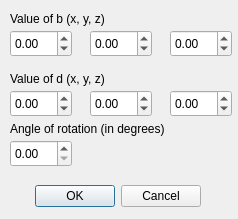
<?xml version="1.0" encoding="UTF-8"?>
<ui version="4.0">
 <class>DialogLine</class>
 <widget class="QDialog" name="DialogLine">
  <property name="geometry">
   <rect>
    <x>0</x>
    <y>0</y>
    <width>238</width>
    <height>219</height>
   </rect>
  </property>
  <property name="windowTitle">
   <string>Create a rotation</string>
  </property>
  <widget class="QDialogButtonBox" name="buttonBox">
   <property name="geometry">
    <rect>
     <x>20</x>
     <y>180</y>
     <width>181</width>
     <height>32</height>
    </rect>
   </property>
   <property name="orientation">
    <enum>Qt::Horizontal</enum>
   </property>
   <property name="standardButtons">
    <set>QDialogButtonBox::Cancel|QDialogButtonBox::Ok</set>
   </property>
  </widget>
  <widget class="QDoubleSpinBox" name="doubleSpinBox">
   <property name="geometry">
    <rect>
     <x>10</x>
     <y>30</y>
     <width>62</width>
     <height>27</height>
    </rect>
   </property>
   <property name="minimum">
    <double>-99999.000000000000000</double>
   </property>
   <property name="maximum">
    <double>99999.000000000000000</double>
   </property>
  </widget>
  <widget class="QDoubleSpinBox" name="doubleSpinBox_2">
   <property name="geometry">
    <rect>
     <x>90</x>
     <y>30</y>
     <width>62</width>
     <height>27</height>
    </rect>
   </property>
   <property name="minimum">
    <double>-9999.000000000000000</double>
   </property>
   <property name="maximum">
    <double>99999.000000000000000</double>
   </property>
   <property name="singleStep">
    <double>1.000000000000000</double>
   </property>
  </widget>
  <widget class="QDoubleSpinBox" name="doubleSpinBox_3">
   <property name="geometry">
    <rect>
     <x>170</x>
     <y>30</y>
     <width>62</width>
     <height>27</height>
    </rect>
   </property>
   <property name="minimum">
    <double>-99999.000000000000000</double>
   </property>
   <property name="maximum">
    <double>99999.000000000000000</double>
   </property>
  </widget>
  <widget class="QDoubleSpinBox" name="doubleSpinBox_4">
   <property name="geometry">
    <rect>
     <x>10</x>
     <y>90</y>
     <width>62</width>
     <height>27</height>
    </rect>
   </property>
   <property name="minimum">
    <double>-99999.000000000000000</double>
   </property>
   <property name="maximum">
    <double>99999.000000000000000</double>
   </property>
   <property name="value">
    <double>0.000000000000000</double>
   </property>
  </widget>
  <widget class="QDoubleSpinBox" name="doubleSpinBox_5">
   <property name="geometry">
    <rect>
     <x>90</x>
     <y>90</y>
     <width>62</width>
     <height>27</height>
    </rect>
   </property>
   <property name="minimum">
    <double>-99999.000000000000000</double>
   </property>
   <property name="maximum">
    <double>99999.000000000000000</double>
   </property>
  </widget>
  <widget class="QDoubleSpinBox" name="doubleSpinBox_6">
   <property name="geometry">
    <rect>
     <x>170</x>
     <y>90</y>
     <width>62</width>
     <height>27</height>
    </rect>
   </property>
   <property name="minimum">
    <double>-9999.000000000000000</double>
   </property>
   <property name="maximum">
    <double>9999.000000000000000</double>
   </property>
  </widget>
  <widget class="QDoubleSpinBox" name="doubleSpinBox_7">
   <property name="geometry">
    <rect>
     <x>10</x>
     <y>140</y>
     <width>62</width>
     <height>27</height>
    </rect>
   </property>
   <property name="maximum">
    <double>100000000.989999994635582</double>
   </property>
  </widget>
  <widget class="QLabel" name="label">
   <property name="geometry">
    <rect>
     <x>10</x>
     <y>10</y>
     <width>141</width>
     <height>17</height>
    </rect>
   </property>
   <property name="text">
    <string>Value of b (x, y, z)</string>
   </property>
  </widget>
  <widget class="QLabel" name="label_2">
   <property name="geometry">
    <rect>
     <x>10</x>
     <y>70</y>
     <width>361</width>
     <height>17</height>
    </rect>
   </property>
   <property name="text">
    <string>Value of d (x, y, z)</string>
   </property>
  </widget>
  <widget class="QLabel" name="label_3">
   <property name="geometry">
    <rect>
     <x>10</x>
     <y>120</y>
     <width>191</width>
     <height>17</height>
    </rect>
   </property>
   <property name="text">
    <string>Angle of rotation (in degrees)</string>
   </property>
  </widget>
 </widget>
 <resources/>
 <connections>
  <connection>
   <sender>buttonBox</sender>
   <signal>accepted()</signal>
   <receiver>DialogLine</receiver>
   <slot>accept()</slot>
   <hints>
    <hint type="sourcelabel">
     <x>248</x>
     <y>254</y>
    </hint>
    <hint type="destinationlabel">
     <x>157</x>
     <y>274</y>
    </hint>
   </hints>
  </connection>
  <connection>
   <sender>buttonBox</sender>
   <signal>rejected()</signal>
   <receiver>DialogLine</receiver>
   <slot>reject()</slot>
   <hints>
    <hint type="sourcelabel">
     <x>316</x>
     <y>260</y>
    </hint>
    <hint type="destinationlabel">
     <x>286</x>
     <y>274</y>
    </hint>
   </hints>
  </connection>
 </connections>
</ui>
